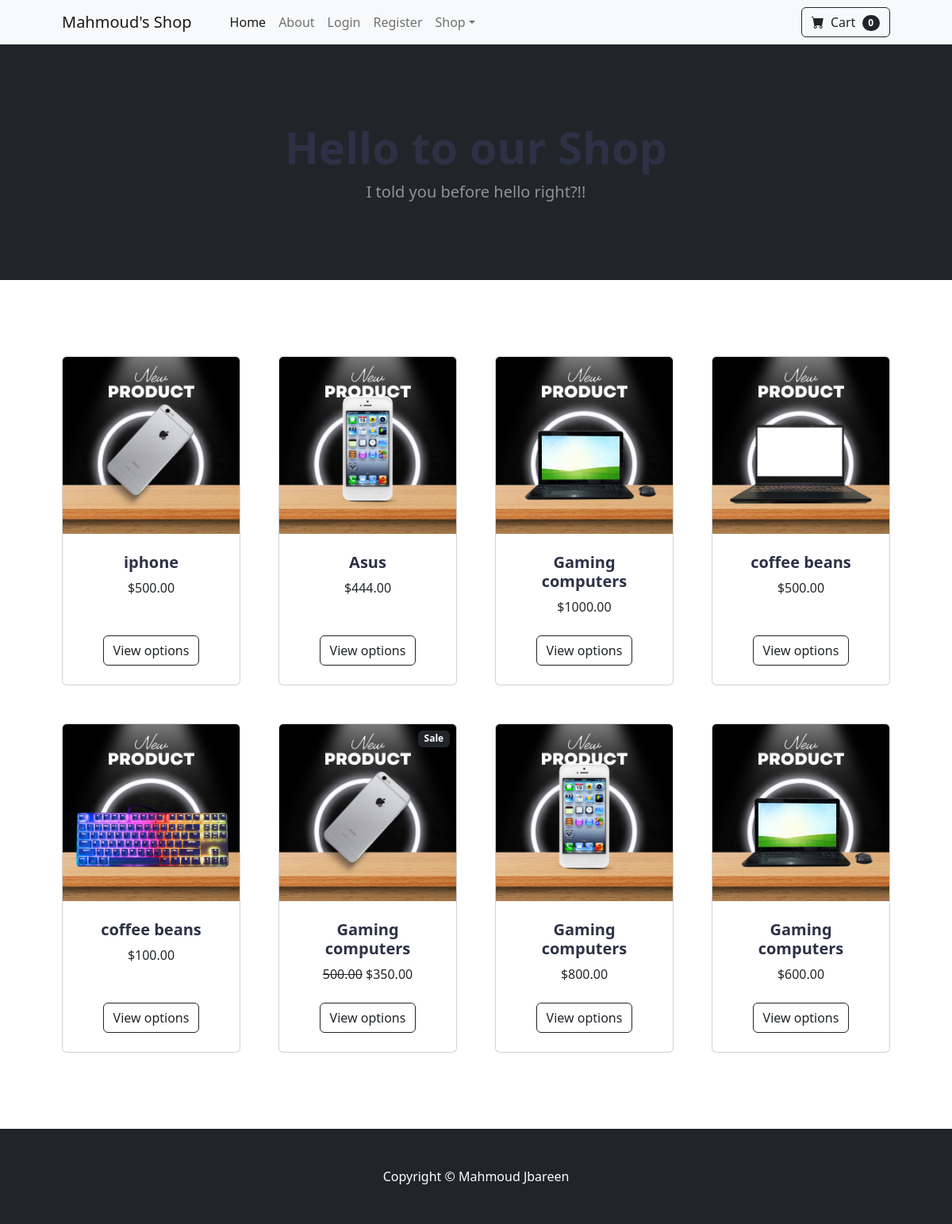
The page / on the database its author committed.
### store/models.py (models this page shows, shortened)
class Product(models.Model):
    name = models.CharField(max_length=100)
    price = models.DecimalField(default=0, decimal_places=2, max_digits=6)
    Category =models.ForeignKey(Category, on_delete=models.CASCADE, default=1)
    description = models.CharField(max_length=250, default='', blank=True,)
    image = models.ImageField(upload_to= 'uploads/product/')
    is_sale = models.BooleanField(default=False)
    sale_price = models.DecimalField(default=0, decimal_places=2, max_digits=6)

### store/views.py (the view)
# urls.py: path('', views.home, name='home'),
def home(request):
    Products = Product.objects.all()
    return render(request, 'home.html',{'Products' :Products})

### store/templates/home.html (shortened to what this page needs)
{% extends "base.html" %}
{% block content %}
        <header class="bg-dark py-5">
            <div class="container px-4 px-lg-5 my-5">
                <div class="text-center text-white">
                    <h1 class="display-4 fw-bolder">Hello to our Shop</h1>
                    <p class="lead fw-normal text-white-50 mb-0">I told you before hello right?!!</p>
                </div>
            </div>
        </header>
        <section class="py-5">
            <div class="container px-4 px-lg-5 mt-5">
                <div class="row gx-4 gx-lg-5 row-cols-2 row-cols-md-3 row-cols-xl-4 justify-content-center">
                   {% for Product in Products %}
                        {% if Product.is_sale %}
                        <div class="col mb-5" >
                            <div class="card h-100">
                                 <div class= "badge bg-dark text-white position-absolute" style="top: 0.5rem; right: 0.5rem">Sale</div>
                                <img class="card-img-top"  src="{{Product.image.url}}" alt="..."  />
                                <div class="card-body p-4" >
                                    <div class="text-center">
                                        <h5 class="fw-bolder">{{Product.name}}</h5>
                                        <strike>{{Product.price}}</strike>
                                        ${{Product.sale_price}}
                                    </div>
                                </div>
                                <div class="card-footer p-4 pt-0 border-top-0 bg-transparent">
                                    <div class="text-center"><a class="btn btn-outline-dark mt-auto" href="#">View options</a></div>
                                </div>
                            </div>
                        </div>
                        {% else %}
                    <div class="col mb-5">
                        <div class="card h-100">
                            <img class="card-img-top" src="{{Product.image.url}}" alt="..." />
                            <div class="card-body p-4">
                                <div class="text-center">
                                    <h5 class="fw-bolder">{{Product.name}}</h5>
                                    ${{Product.price}}
                                </div>
                            </div>
                            <div class="card-footer p-4 pt-0 border-top-0 bg-transparent">
                                <div class="text-center"><a class="btn btn-outline-dark mt-auto" href="#">View options</a></div>
                            </div>
                        </div>
                    </div>
                    {% endif %}
                    {% endfor %}
                        </div>
                    </div>
        </section>
        {% endblock %}

### store/templates/base.html (shortened to what this page needs)
{% load static %}
<!DOCTYPE html>
<html lang="en">
    <head>
        <link href="https://cdn.jsdelivr.net/npm/bootstrap-icons@1.5.0/font/bootstrap-icons.css" rel="stylesheet" />
        <link href="{% static 'css/styles.css' %}" rel="stylesheet" />
    </head>
    <body>
        {% include "navbar.html" %}
        {% block content %}
        {% endblock  %}
        <footer class="py-5 bg-dark">
            <div class="container"><p class="m-0 text-center text-white">Copyright &copy; Mahmoud Jbareen</p></div>
        </footer>
    </body>
</html>

### store/templates/navbar.html (shortened to what this page needs)
 <nav class="navbar navbar-expand-lg navbar-light bg-light">
    <div class="container px-4 px-lg-5">
        <a class="navbar-brand" href="{% url 'home' %}">Mahmoud's Shop</a>
        <div class="collapse navbar-collapse" id="navbarSupportedContent">
            <ul class="navbar-nav me-auto mb-2 mb-lg-0 ms-lg-4">
                <li class="nav-item"><a class="nav-link active" aria-current="page" href="{% url 'home' %}">Home</a></li>
                <li class="nav-item"><a class="nav-link" href="{% url 'about' %}">About</a></li>
                {% if user.is_authenticated %}
                <li class="nav-item"><a class="nav-link" href="{% url 'logout' %}">Logout</a></li>
                {% else %}
                <li class="nav-item"><a class="nav-link" href="{% url 'login' %}">Login</a></li>
                <li class="nav-item"><a class="nav-link" href="{% url 'register' %}">Register</a></li>
                {% endif %}
                <li class="nav-item dropdown">
                    <a class="nav-link dropdown-toggle" id="navbarDropdown" href="#" role="button" data-bs-toggle="dropdown" aria-expanded="false">Shop</a>
                </li>
            </ul>
            <form class="d-flex">
                <button class="btn btn-outline-dark" type="submit">
                    <i class="bi-cart-fill me-1"></i>
                    Cart
                    <span class="badge bg-dark text-white ms-1 rounded-pill">0</span>
                </button>
            </form>
        </div>
    </div>
</nav>

### rows shown on the page
Product: image (picture), name "iphone", price "500.00"
Product: image (picture), name "Asus", price "444.00"
Product: image (picture), name "Gaming computers", price "1000.00"
Product: image (picture), name "coffee beans", price "500.00"
Product: image (picture), name "coffee beans", price "100.00"
Product: image (picture), name "Gaming computers", price "500.00", sale_price "350.00"
Product: image (picture), name "Gaming computers", price "800.00"
Product: image (picture), name "Gaming computers", price "600.00"
